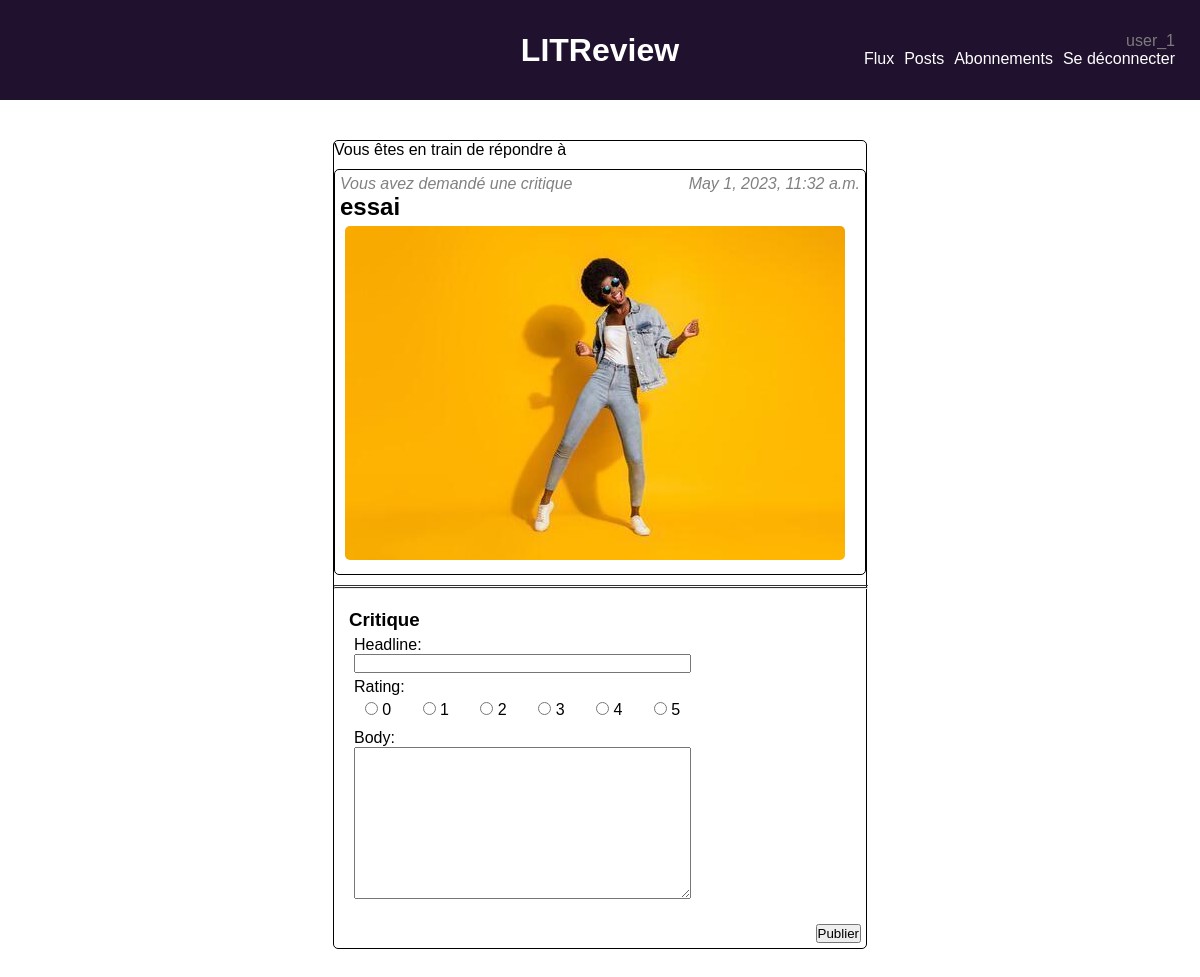
The page /publications/ticket/13/reply/ (signed in) on the database its author committed.
### publications/models.py (models this page shows, shortened)
class Ticket(models.Model):
    title = models.CharField(max_length=128, verbose_name="title")
    description = models.TextField(
        max_length=2048, blank=True, verbose_name="description"
    )
    user = models.ForeignKey(
        to=settings.AUTH_USER_MODEL, on_delete=models.CASCADE
    )
    image = models.ImageField(null=True, blank=True, verbose_name="image")
    time_created = models.DateTimeField(auto_now_add=True)
    available = models.BooleanField(default=True)
    IMAGE_MAX_SIZE = (600, 600)

### publications/views.py (the view, shortened to what this page needs)
@method_decorator(login_required, name="dispatch")
class CreateReviewFromTicket(generic.DetailView):
    model = Review
    template_name = "publications/create_review.html"
    def get(self, request, ticket_id):
        review_form = ReviewForm()
        ticket = get_object_or_404(Ticket, id=ticket_id)
        context = {
            "ticket": ticket,
            "review_form": review_form,
        }
        return render(
            request, "publications/create_reply_review.html", context=context
        )

### publications/forms.py
class ReviewForm(forms.ModelForm):
    edit_review = forms.BooleanField(widget=forms.HiddenInput, initial=True)
    class Meta:
        model = Review
        fields = ["headline", "rating", "body"]
        widgets = {
            "rating": forms.RadioSelect(
                choices=[
                    (0, "0"),
                    (1, "1"),
                    (2, "2"),
                    (3, "3"),
                    (4, "4"),
                    (5, "5"),
                ]
            )
        }

### publications/templates/publications/create_reply_review.html (shortened to what this page needs)
{% extends 'base.html' %}
{% block content %}
    <div class="write_form">
        <p>Vous êtes en train de répondre à</p>
        {% include "publications/partials/ticket_snippet_buttonless.html" with ticket=ticket %}
        <hr>
        <form method="post" enctype="multipart/form-data">
            <section class="form">
                <h3>Critique</h3>
                {{ review_form.as_p }}
            </section>
            <button type="submit">Publier</button>
        </form>
    </div>
{% endblock %}

### templates/base.html (shortened to what this page needs)
{% load static %}
<!DOCTYPE html>
<html lang="en">
<head>
    <link rel="stylesheet" href="{% static '/styles.css' %}" />
</head>
<body>
    <header>
        <h1>LITReview</h1>
        {% if user.is_authenticated %}
        <nav class="nav_bar">
            <p id="username">{{ user }}</p>
            <ul>
                <li>
                    <a href="{% url 'publications:feed' %}">Flux</a>
                </li>
                <li>
                    <a href="{% url 'publications:posts' %}">Posts</a>
                </li>
                <li>
                    <a href="{% url 'follow_sys:subscriptions' %}">Abonnements</a>
                </li>
                <li>
                    <a href="{% url 'logout' %}">Se déconnecter</a>
                </li>
            </ul>
        </nav>
        {% endif %}
    </header>
    <main>
        <div class="container">
            {% block content %}
            {% endblock %}
        </div>
    </main>
</body>
</html>

### publications/templates/publications/partials/ticket_snippet_buttonless.html (shortened to what this page needs)
{% load publications_extras %}
<article class="post">
    <section class="post_info">
        <div class="user_info">
            {% if ticket.user == request.user %}
                <p>Vous avez demandé une critique</p>
            {% else %}
                <p>{{ ticket.user }} a demandé une critique</p>
            {% endif %}
        </div>
        <div class="time_info">
            {{ ticket.time_created }}
        </div>
    </section>
    <section class="post_content">
        <div class="title_rating">
            <p>{{ ticket.title }}</p>
        </div>
        <div class="content">
            {% if ticket.image %}
            <img src="{{ ticket.image.url }}">
            {% endif %}
        </div>
    </section>
</article>

### static/styles.css (style rules this page uses)
* { margin: 0%; padding: 0%; }
html { font-family: Verdana, Tahoma, sans-serif; }
body { display: grid; }
a:link, a:visited { text-decoration: none; }
header { position: fixed; display: flex; width: 100%; height: 100px; background-color: rgb(32, 17, 46); color: white; align-items: center; }
header>h1 { text-align: center; flex: 1 0 auto; }
.nav_bar { position: absolute; right: 0; display: flex; flex-direction: column; align-items: flex-end; margin-right: 25px; }
#username { color: rgb(124, 124, 124); }
ul { display: flex; flex-direction: row; justify-content: space-between; }
li { margin-left: 10px; list-style: none; }
li>a { color: white; }
main { display: flex; margin-top: 110px; }
.container { margin: 30px auto; display: flex; flex-direction: column; align-self: center; align-items: center; justify-content: center; width: 50%; max-width: 80%; width: fit-content; }
.write_form { border: 1px solid; border-radius: 5px; }
.write_form>form { display: flex; flex-direction: column; align-items: start; padding: 5px; }
form>p, button { display: flex; flex-direction: column; margin-top: 10px; }
form>button { align-self: flex-end; }
#id_rating { display: flex; flex-direction: row; justify-content: space-around; }
section.form { margin: 10px; }
section.form>p { margin: 5px; display: flex; flex-direction: column; }
article.post { max-width: 100%; border: 1px solid black; margin: 10px 0px 10px 0px; display: flex; flex-direction: column; border-radius: 5px; padding: 5px; }
section.post_info { display: flex; flex-direction: row; justify-content: space-between; font-style: italic; color: grey; }
section.post_content { display: flex; flex-direction: column; }
.title_rating { display: flex; flex-direction: row; font-size: x-large; font-weight: bold; }
.content { margin-right: 10px; }
.content>img { width: auto; height: auto; margin: 5px; border-radius: 5px; }
hr { border-top: 3px double #333; width: 100%; margin: 5px 0px 5px 0px; }

### rows shown on the page
Ticket: time_created "May 1, 2023, 11:32 a.m.", title "essai", image (picture)

### other values the page prints
{{ user }} "user_1"
